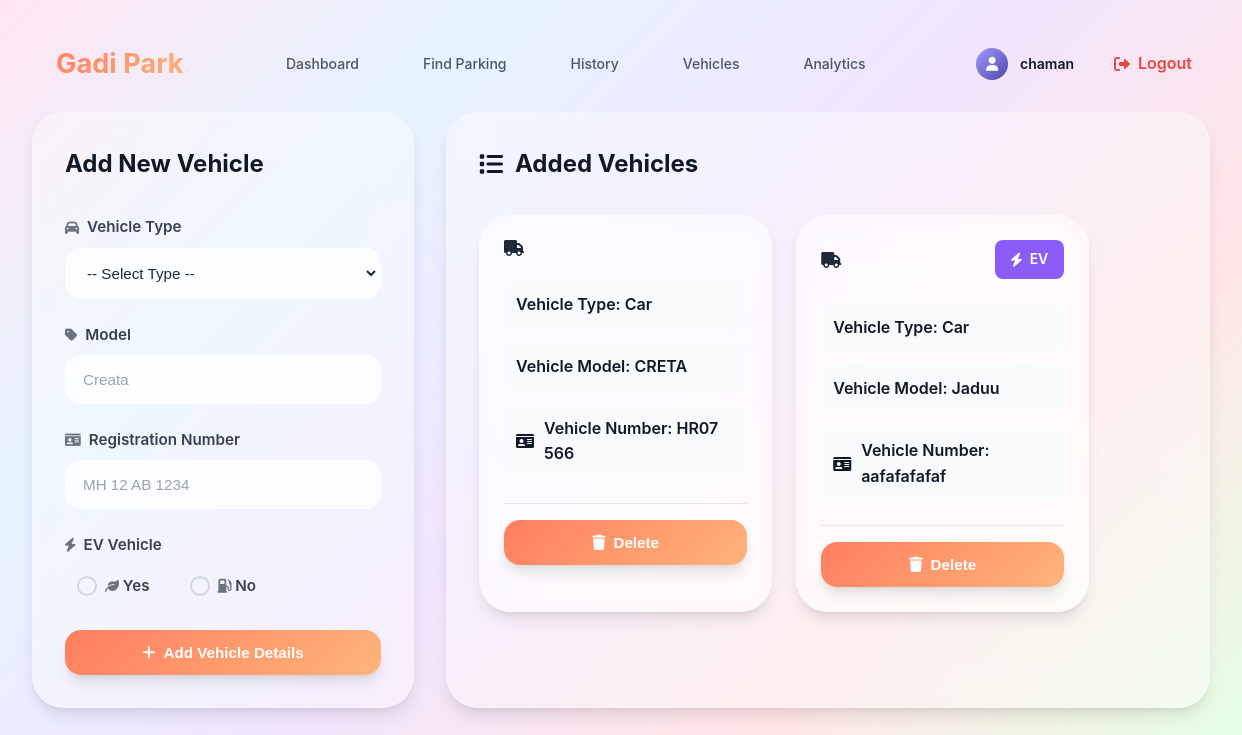
/vehicle (signed in), run on an earlier commit of the app's database.
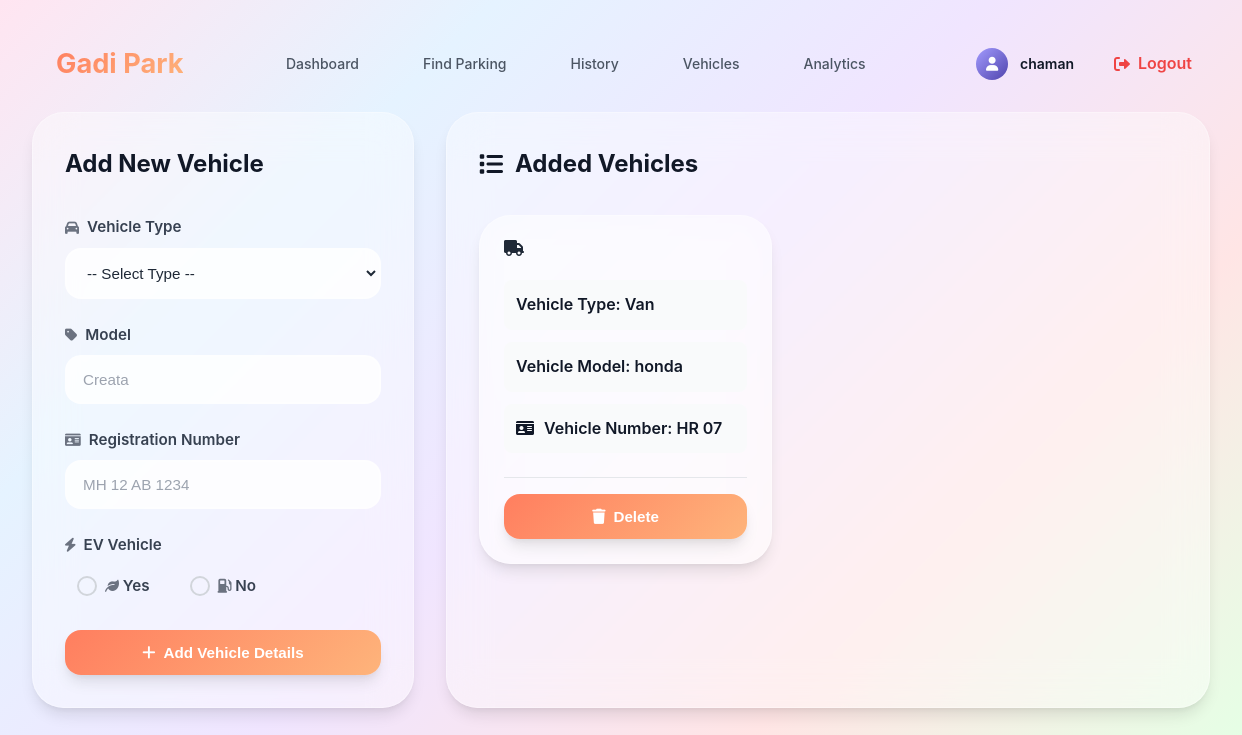
And on a later commit of the database.
### models/user.py (models this page shows, shortened)
class User(db.Model):
    __tablename__ = 'users'
    id=db.Column(db.Integer,primary_key=True)
    username=db.Column(db.String(80),unique=True,nullable=False)
    password_hash=db.Column(db.String(128),nullable=False)
    full_name=db.Column(db.String(80),nullable=True)
    is_admin=db.Column(db.Boolean,default=False)
    wallet_balance=db.Column(db.Float,default=0.00)
    total_parkings=db.Column(db.Integer,default=0)
    registration_date=db.Column(db.DateTime,default=db.func.current_timestamp())

### models/vehicle.py (models this page shows, shortened)
class Vehicle(db.Model):
    __tablename__ = 'vehicles'
    id = db.Column(db.Integer, primary_key=True)
    user_id = db.Column(db.Integer, db.ForeignKey('users.id'), nullable=False)
    type = db.Column(db.String(50), nullable=False)
    model = db.Column(db.String(50),nullable=False)
    registration_number = db.Column(db.String(20),nullable=False,unique=True)
    is_ev= db.Column(db.Boolean,default=False)

### routes/user.py (the view)
@user_bp.route('/vehicle',methods=['POST','GET'])
@login_required
@user_required
def vehicle():
    user=User.query.get(session.get('user_id'))
    if request.method =='POST':
        type=request.form.get('type')
        model=request.form.get('model')
        registration_number=request.form.get('registration_number')
        is_ev=request.form.get('is_ev') =='1'
        if not type or not model or not registration_number or is_ev is None:
            flash('All fields are required.', 'error')
            return redirect(url_for('user.vehicle'))
        reg_num=Vehicle.query.filter_by(registration_number=registration_number).first()
        if reg_num:
            flash('Vehicle with this registration number already exists.', 'error')
            return redirect(url_for('user.vehicle'))
        new_vehicle=Vehicle(user_id=user.id,type=type,model=model,registration_number=registration_number,is_ev=is_ev)
        db.session.add(new_vehicle)
        db.session.commit()
        flash('Vehicle added successfully.', 'success')
        return redirect(url_for('user.vehicle'))
    else:
        vehicles=Vehicle.query.filter_by(user_id=user.id).all()
        return render_template('vehicle.html',vehicles=vehicles,user=user)

### Templates/vehicle.html (shortened to what this page needs)
{% extends "base.html" %}
{% block style %}
<link rel="stylesheet" href="{{url_for('static',filename='css/base.css')}}">
<link rel="stylesheet" href="{{url_for('static',filename='css/vehicle.css')}}">
<link rel="stylesheet" href="{{url_for('static',filename='css/modal.css')}}">
<link rel="stylesheet" href="https://cdnjs.cloudflare.com/ajax/libs/font-awesome/6.0.0/css/all.min.css">
{% endblock %}
{% block content %}
<div class="vehicle-container">
   {% include "user_navbar.html"%}
    <div class="main">
        <div class="form-section bg">
            <div class="form-card">
                <h2>Add New Vehicle</h2>
                <form action="{{url_for('user.vehicle')}}" method="POST" class="vehicle-form">
                    <div class="form-group">
                        <label for="type">
                            <i class="fas fa-car"></i>
                            Vehicle Type
                        </label>
                        <select name="type" id="type" required>
                            <option value="">-- Select Type --</option>
                        </select>
                    </div>
                    <div class="form-group">
                        <label for="model">
                            <i class="fas fa-tag"></i>
                            Model
                        </label>
                        <input type="text" id="model" name="model" placeholder="Creata" required>
                    </div>
                    <div class="form-group">
                        <label for="registration_number">
                            <i class="fas fa-id-card"></i>
                            Registration Number
                        </label>
                        <input type="text" id="registration_number" name="registration_number" placeholder="MH 12 AB 1234" required>
                    </div>
                    <div class="form-group">
                        <label class="section-label">
                            <i class="fas fa-bolt"></i>
                            EV Vehicle
                        </label>
                        <div class="radio-group">
                            <label class="radio-option">
                                <span class="radio-custom"></span>
                                <span class="radio-text">
                                    <i class="fas fa-leaf"></i>
                                    Yes
                                </span>
                            </label>
                            <label class="radio-option">
                                <span class="radio-custom"></span>
                                <span class="radio-text">
                                    <i class="fas fa-gas-pump"></i>
                                    No
                                </span>
                            </label>
                        </div>
                    </div>
                    <button type="submit" class="btn-style submit-btn">
                        <i class="fas fa-plus"></i>
                        Add Vehicle Details
                    </button>
                </form>
            </div>
        </div>
        <div class="vehicles-section bg">
            <h2><i class="fas fa-list"></i> Added Vehicles</h2>
            <div class="vehicles-grid {% if not vehicles %}em"{%endif%}">
                {% if not vehicles %}
                <div class="empty">
                    <h3>No Vehicles Added</h3>
                    <p>Add your first vehicle to get started</p>
                </div>
                {%else%}
                    {% for vehicle in vehicles %}
                    <div class="cards bg">
                        <div class="card-head">
                            <i class="fa-solid fa-truck"></i>
                            {% if vehicle.is_ev %}
                            <div class="ev-badge">
                                <i class="fas fa-bolt"></i>
                                EV
                            </div>
                            {% endif %}
                        </div>
                        <div class="vehicle-details">
                            <h3> Vehicle Type: {{ vehicle.type.title() }}</h3>
                            <h3>Vehicle Model: {{ vehicle.model }}</h3>
                            <h3><i class="fas fa-id-card"></i> Vehicle Number: {{ vehicle.registration_number }}</h3>
                        </div>
                        <form action="{{url_for('user.vehicle_delete')}}" method="POST" class="delete-form">
                            <button type="submit" class="delete-btn btn-style" >
                                <i class="fas fa-trash"></i>
                                Delete
                            </button>
                        </form>
                    </div>
                    {% endfor %}
                {% endif %}
            </div>
        </div>
    </div>
</div>
{% endblock %}

### Templates/base.html (shortened to what this page needs)
<!DOCTYPE html>
<html lang="en">
<head>
    <link rel="stylesheet" href="https://cdnjs.cloudflare.com/ajax/libs/font-awesome/6.0.0/css/all.min.css">
    <link rel="stylesheet" href="{{url_for('static',filename='css/base.css')}}">
    {%block style %}{%endblock%}
</head>
<body>
    {% block content %}
    {% endblock %}
</body>
</html>

### Templates/user_navbar.html
{%extends "base.html" %}
{%block style%}
<link rel="stylesheet" href="{{url_for('static',filename='css/user_navbar.css')}}">
{%endblock%}
{%block content %}
{% set current_path = request.path %}
<nav class="top-navbar">
        <div class="nav-container">
            <div class="logo">
                <h2>Gadi Park</h2>
            </div>
            <ul class="nav-links">
                <li class="{% if current_path == url_for('user.user_dashboard')%}active{%endif%}"><a href="{{ url_for('user.user_dashboard') }}">Dashboard</a></li>
                <li class="{% if current_path == url_for('user.find_parking')%}active{%endif%}"><a href="{{ url_for('user.find_parking') }}">Find Parking</a></li>
                <li><a href="#">History</a></li>
                <li><a href="{{url_for('user.vehicle')}}">Vehicles</a></li>
                <li><a href="#">Analytics</a></li>
            </ul>
            <div class="user-actions">
                <div class="user-profile">
                    <div class="profile-avatar"><i class="fa-solid fa-user"></i></div>
                    <span class="user-name">{{ user.full_name }}</span>
                </div>
                <a href="{{url_for('auth.logout')}}" class="logout-btn">
                    <i class="fas fa-sign-out-alt"></i>
                    <span>Logout</span>
                </a>
            </div>
        </div>
    </nav>
{%endblock%}

### Static/css/base.css (style rules this page uses)
:root { --main-gradient: linear-gradient(135deg, #ff7e5f 0%, #feb47b 100%); --gradient-blue: linear-gradient(135deg, #74b9ff 0%, #0984e3 100%); --gradient-purple: linear-gradient(135deg, #a29bfe 0%, #5044ad 100%); --gradient-pink: linear-gradient(135deg, #fd79a8 0%, #ff47fc 100%); --gradient-green: linear-gradient(135deg, #00b894 0%, #55efc4 100%); --gradient-orange: linear-gradient(135deg, #e17055 0%, #fdcb6e 100%); --gradient-red: linear-gradient(135deg, #e17055 0%, #ff1100 100%); --gradient-gray: linear-gradient(135deg, #dfe6e992 0%, #b2bec399 100%); --bg-gradient-main: linear-gradient(135deg, #FFE5F1 0%, #E5F3FF 25%, #F0E5FF 50%, #FFE5E5 75%, #E5FFE5 100%); --bg-gradient-soft: linear-gradient(135deg, #ffeaa7 0%, #fab1a0 100%); --bg-gradient-cool: linear-gradient(135deg, #a8edea 0%, #fed6e3 100%); --white: #ffffff; --gray-50: #f9fafb; --gray-100: #f3f4f6; --gray-200: #e5e7eb; --gray-300: #d1d5db; --gray-400: #9ca3af; --gray-500: #6b7280; --gray-600: #4b5563; --gray-700: #374151; --gray-800: #1f2937; --gray-900: #111827; --shadow-sm: 0 1px 2px 0 rgba(0, 0, 0, 0.05); --shadow: 0 1px 3px 0 rgba(0, 0, 0, 0.1), 0 1px 2px 0 rgba(0, 0, 0, 0.06); --shadow-md: 0 4px 6px -1px rgba(0, 0, 0, 0.1), 0 2px 4px -1px rgba(0, 0, 0, 0.06); --shadow-lg: 0 10px 15px -3px rgba(0, 0, 0, 0.1), 0 4px 6px -2px rgba(0, 0, 0, 0.05); --shadow-xl: 0 20px 25px -5px rgba(0, 0, 0, 0.1), 0 10px 10px -5px rgba(0, 0, 0, 0.04); --shadow-2xl: 0 20px 25px -5px rgba(0, 0, 0, 0.208), 0 10px 10px -5px rgba(0, 0, 0, 0.04); --radius-sm: 0.375rem; --radius: 0.5rem; --radius-md: 0.75rem; --radius-lg: 1rem; --radius-xl: 1.5rem; --radius-2xl: 2rem; --available-color: #10b981; --occupied-color: #ef4444; --ev-color: #8b5cf6; --transition: all 0.3s cubic-bezier(0.4, 0, 0.2, 1); }
* { margin: 0; padding: 0; box-sizing: border-box; }
body { font-family: 'Inter', sans-serif; background: var(--bg-gradient-main); color: var(--gray-800); line-height: 1.6; height: 100%; }
.bg { background: rgba(255, 255, 255, 0.4); backdrop-filter: blur(20px); border-radius: var(--radius-2xl); box-shadow: var(--shadow-lg); border: 1px solid rgba(255, 255, 255, 0.3); }
.btn-style { background: var(--main-gradient); color: white; border: none; padding: 0.875rem 1.5rem; border-radius: var(--radius-lg); font-weight: 600; cursor: pointer; transition: var(--transition); display: flex; align-items: center; gap: 0.5rem; box-shadow: var(--shadow-lg); font-size: 0.95rem; }

### Static/css/vehicle.css (style rules this page uses)
.vehicle-container { max-width: 1400px; margin: 0 auto; padding: 2rem; }
.main { margin-top: 1rem; display: grid; grid-template-columns: 1fr 2fr; gap: 2rem; }
.form-section { position: sticky; top: 2rem; height: fit-content; }
.form-card { padding: 2rem; }
.form-card h2 { font-size: 1.5rem; font-weight: 700; color: var(--gray-900); margin-bottom: 2rem; display: flex; align-items: center; gap: 0.75rem; }
.vehicle-form { display: flex; flex-direction: column; gap: 1.5rem; }
.submit-btn { display: flex; align-items: center; justify-content: center; }
.vehicles-section { padding: 2rem; overflow-y: auto; }
.vehicles-section h2 { font-size: 1.5rem; font-weight: 700; color: var(--gray-900); margin-bottom: 2rem; display: flex; align-items: center; gap: 0.75rem; }
.vehicles-grid { display: flex; flex-wrap: wrap; gap: 1.5rem; }
.cards { padding: 1.5rem; width: 42%; }
.card-head { display: flex; align-items: center; justify-content: space-between; margin-bottom: 1.5rem; }
.vehicle-details { margin-bottom: 1.5rem; }
.vehicle-details h3 { display: flex; align-items: center; gap: 0.75rem; font-size: 1rem; font-weight: 600; color: var(--gray-900); margin-bottom: 0.75rem; padding: 0.75rem; background: var(--gray-50); border-radius: var(--radius); }
.vehicle-details h3 i { color: var(--primary-color); width: 1rem; }
.delete-form { border-top: 1px solid var(--gray-200); padding-top: 1rem; }
.delete-btn { display: flex; align-items: center; justify-content: center; gap: 0.5rem; width: 100%; padding: 0.75rem 1rem; }

What changed in the data, as far as the page shows it:
removed Vehicle: type "Car", model "CRETA", registration_number "HR07 566"
removed Vehicle: is_ev True (drawn), type "Car", model "Jaduu", registration_number "aafafafafaf"
added Vehicle: type "Van", model "honda", registration_number "HR 07"
